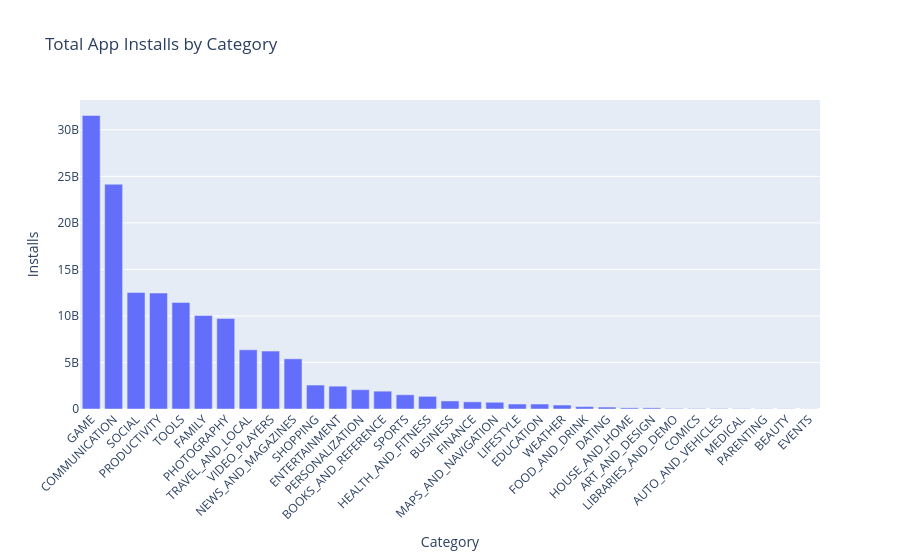

The notebook cell this image was saved under:
### Code cell
fig = px.bar(
    plotly_data,
    x='Category',
    y='Installs',
    title='Total App Installs by Category',
    hover_data=['Installs']
)

fig.update_layout(
    xaxis_tickangle=-45
)

fig.show()

### Figure 1 — Plotly figure (JSON) as saved in the notebook; plotly's stock layout.template omitted (floating-point values rounded to 4 significant figures)
{"data": [{"hovertemplate": "Category=%{x}<br>Installs=%{y}<extra></extra>", "legendgroup": "", "marker": {"color": "#636efa", "pattern": {"shape": ""}}, "name": "", "orientation": "v", "showlegend": false, "textposition": "auto", "type": "bar", "x": ["GAME", "COMMUNICATION", "SOCIAL", "PRODUCTIVITY", "TOOLS", "FAMILY", "PHOTOGRAPHY", "TRAVEL_AND_LOCAL", "VIDEO_PLAYERS", "NEWS_AND_MAGAZINES", "SHOPPING", "ENTERTAINMENT", "PERSONALIZATION", "BOOKS_AND_REFERENCE", "SPORTS", "HEALTH_AND_FITNESS", "BUSINESS", "FINANCE", "MAPS_AND_NAVIGATION", "LIFESTYLE", "EDUCATION", "WEATHER", "FOOD_AND_DRINK", "DATING", "HOUSE_AND_HOME", "ART_AND_DESIGN", "LIBRARIES_AND_DEMO", "COMICS", "AUTO_AND_VEHICLES", "MEDICAL", "PARENTING", "BEAUTY", "EVENTS"], "xaxis": "x", "y": [31540000000.0, 24150000000.0, 12510000000.0, 12460000000.0, 11450000000.0, 10040000000.0, 9721000000.0, 6362000000.0, 6222000000.0, 5393000000.0, 2573000000.0, 2456000000.0, 2074000000.0, 1916000000.0, 1529000000.0, 1361000000.0, 863700000.0, 770300000.0, 724300000.0, 534800000.0, 534000000.0, 426100000.0, 257900000.0, 206500000.0, 125200000.0, 124300000.0, 63000000.0, 56090000.0, 53130000.0, 42200000.0, 31520000.0, 27200000.0, 15970000.0], "yaxis": "y"}], "layout": {"barmode": "relative", "legend": {"tracegroupgap": 0}, "title": {"text": "Total App Installs by Category"}, "xaxis": {"anchor": "y", "domain": [0, 1], "tickangle": -45, "title": {"text": "Category"}}, "yaxis": {"anchor": "x", "domain": [0, 1], "title": {"text": "Installs"}}}}
